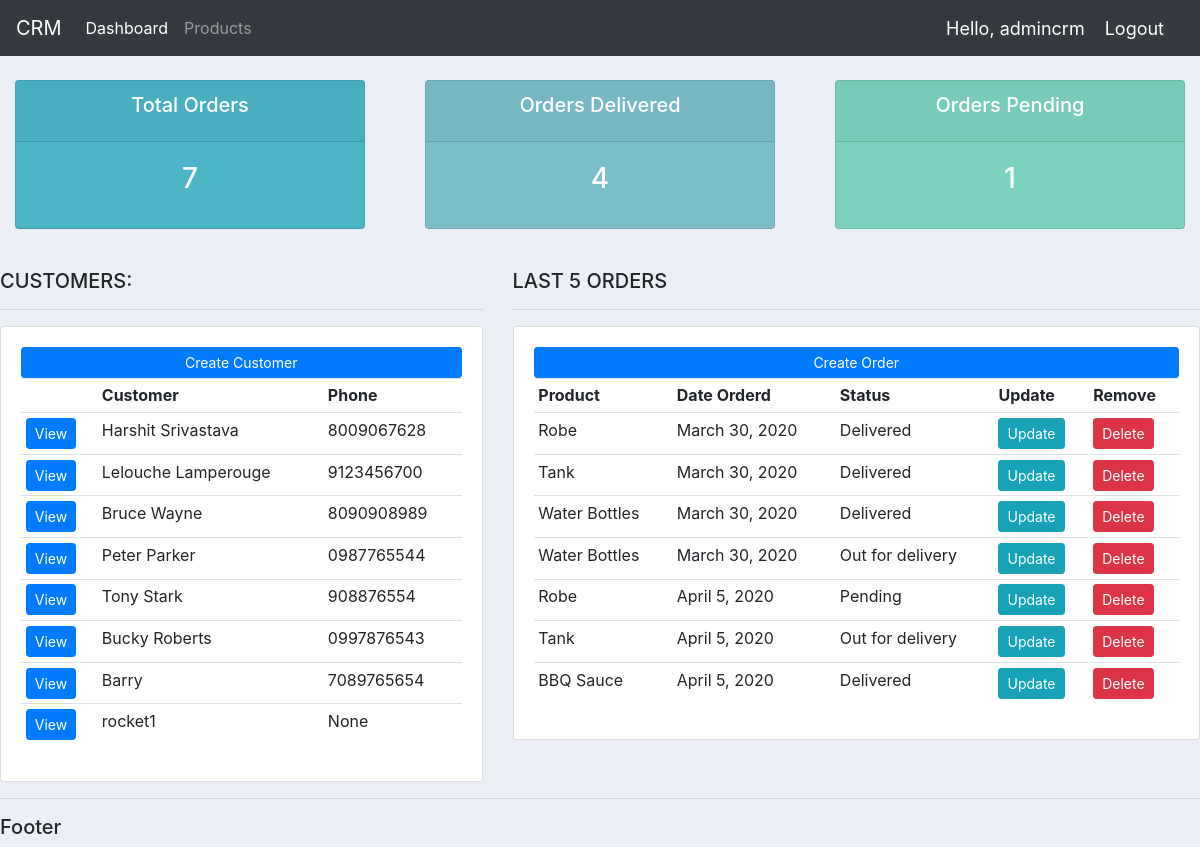
Page / (signed in) on the committed database.
### accounts/models.py (models this page shows, shortened)
class Customer(models.Model):
    user = models.OneToOneField(User, null=True, on_delete=models.CASCADE)
    name = models.CharField(max_length=200, null=True)
    phone = models.CharField(max_length=200, null=True)
    email = models.CharField(max_length=200, null=True)
    profile_pic = models.ImageField(default = "default-profile.png", null=True, blank=True)
    date_created = models.DateField(auto_now_add=True, null=True)

class Order(models.Model):
    customer = models.ForeignKey(Customer, null=True, on_delete=models.SET_NULL)
    product = models.ForeignKey(Product,  null=True, on_delete=models.SET_NULL)
    date_created = models.DateField(auto_now_add=True, null=True)
    STATUS = (
        ('Pending', 'Pending'),
        ('Out for delivery','Out for delivery'),
        ('Delivered','Delivered')
    )
    status = models.CharField(max_length=200, null=True, choices=STATUS)

class Product(models.Model):
    CATEGORY = (
        ('Indoor','Indoor'),
        ('Outdoor', 'Outdoor'),
    )
    name = models.CharField(max_length=200, null=True)
    category = models.CharField(max_length=200, null=True, choices=CATEGORY)
    description = models.CharField(max_length=200, null=True)
    price = models.FloatField(null=True)
    date_created = models.DateField(auto_now_add=True, null=True)
    tags = models.ManyToManyField(Tag)
    def __str__(self):
        return self.name

### accounts/decorators.py (the view)
    def wrapper_func(request, *args, **kwargs):
        group = None
        if request.user.groups.exists():
            group = request.user.groups.all()[0].name
        if group == 'admin':
            return view_func(request, *args, **kwargs)
        elif group =='customer':
            return redirect('user')

### accounts/views.py (called while the page is built)
@login_required(login_url='login')
@admin_only
def home(request):
    orders = Order.objects.all()
    customers = Customer.objects.all()
    total_orders = orders.count()
    orders_del = orders.filter(status="Delivered").count()
    orders_pen = orders.filter(status="Pending").count()
    context = {
        "orders":orders,
        "customers":customers,
        "total_orders":total_orders,
        "orders_del":orders_del,
        "orders_pen":orders_pen,
    }
    return render(request, 'accounts/dashboard.html',context=context)

### accounts/templates/accounts/dashboard.html
{%  extends 'accounts/main.html' %}
{% block content %}
{%  include 'accounts/status.html' %}
<br>
<div class="row">
	<div class="col-md-5">
		<h5>CUSTOMERS:</h5>
		<hr>
		<div class="card card-body">
			<a class="btn btn-primary  btn-sm btn-block" href="">Create Customer</a>
			<table class="table table-sm">
				<tr>
					<th></th>
					<th>Customer</th>
					<th>Phone</th>
				</tr>
				{% for customer in customers %}
				<tr>
					<td><a class="btn btn-primary btn-sm" href="{% url 'cust' customer.id %}">View</a></td>
					<td>{{customer.name}}</td>
					<td>{{customer.phone}}</td>
				</tr>
				{% endfor %}
			</table>
		</div>
	</div>
	<div class="col-md-7">
		<h5>LAST 5 ORDERS</h5>
		<hr>
		<div class="card card-body">
			<a class="btn btn-primary  btn-sm btn-block" href="{% url 'create_order' %}">Create Order</a>
			<table class="table table-sm">
				<tr>
					<th>Product</th>
					<th>Date Orderd</th>
					<th>Status</th>
					<th>Update</th>
					<th>Remove</th>
				</tr>
				{% for order in orders %}
				<tr>
					<td>{{order.product}}</td>
					<td>{{order.date_created}}</td>
					<td>{{order.status}}</td>
					<td><a class ="btn btn-sm btn-info" href="{% url 'update_order' order.id %}">Update</a></td>
					<td><a class ="btn btn-sm btn-danger" href="{% url 'delete_order' order.id %}">Delete</a></td>
				</tr>
				{% endfor %}
			</table>
		</div>
	</div>
</div>
{% endblock %}

### accounts/templates/accounts/main.html (shortened to what this page needs)
<!DOCTYPE html>
<html lang="en">
<head>
    <link rel="stylesheet" href="https://stackpath.bootstrapcdn.com/bootstrap/4.3.1/css/bootstrap.min.css">
</head>
<body>
    {% include 'accounts/navbar.html' %}
    {% block content %}
    {% endblock %}
    <hr>
    <h5 class="footer">Footer</h5>
</body>
</html>

### accounts/templates/accounts/navbar.html (shortened to what this page needs)
{% load static %}
<nav class="navbar navbar-expand-lg navbar-dark bg-dark">
    <a class="navbar-brand" href="{% url 'home' %}">CRM</a>
    <div class="collapse navbar-collapse" id="navbarNav">
      <ul class="navbar-nav">
        {% if request.user.is_staff %}
        <li class="nav-item active">
          <a class="nav-link" href="{% url 'home' %}">Dashboard</a>
        </li>
        <li class="nav-item">
          <a class="nav-link" href="{% url 'prod' %}">Products</a>
        </li>
        {% else %}
        <li class="nav-item">
          <a class="nav-link" href="{% url 'account' %}">Settings</a>
        </li>
        {% endif %}
      </ul>
    </div>
    <span class="hello-msg">Hello, {{request.user}} </span>
    <span ><a class="hello-msg" href="{% url 'logout' %}">Logout</a></span>
  </nav>

### accounts/templates/accounts/status.html
<br>
<div class="row">
	<div class="col">
		<div class="col-md">
			<div class="card text-center text-white  mb-3" id="total-orders">
			  	<div class="card-header">
			  		<h5 class="card-title">Total Orders</h5>
			  	</div>
			  	<div class="card-body">
			    	<h3 class="card-title">{{total_orders}}</h3>
			  	</div>
			</div>
		</div>
	</div>
	<div class="col">
		<div class="col-md">
			<div class="card text-center text-white  mb-3" id="orders-delivered">
			  	<div class="card-header">
			  		<h5 class="card-title">Orders Delivered</h5>
			  	</div>
			  	<div class="card-body">
			    	<h3 class="card-title">{{orders_del}}</h3>
			  	</div>
			</div>
		</div>
	</div>
	<div class="col">
		<div class="col-md">
			<div class="card text-center text-white  mb-3" id="orders-pending">
			  	<div class="card-header">
			  		<h5 class="card-title">Orders Pending</h5>
			  	</div>
			  	<div class="card-body">
			    	<h3 class="card-title">{{orders_pen}}</h3>
			  	</div>
			</div>
		</div>
	</div>
</div>

### accounts/templates/accounts/main.html (style rules this page uses)
body { background-color: #ebeff5; }
#total-orders { background-color: #4cb4c7; }
#orders-delivered { background-color: #7abecc; }
#orders-pending { background-color: #7cd1c0; }

### accounts/templates/accounts/navbar.html (style rules this page uses)
.hello-msg { font-size: 18px; color: #FFF; margin-right: 20px; }

### rows in the picture
Customer: name "Harshit Srivastava", phone "8009067628"
Customer: name "Lelouche Lamperouge", phone "9123456700"
Customer: name "Bruce Wayne", phone "8090908989"
Customer: name "Peter Parker", phone "0987765544"
Customer: name "Tony Stark", phone "908876554"
Customer: name "Bucky Roberts", phone "0997876543"
Customer: name "Barry", phone "7089765654"
Customer: name "rocket1", phone "None"
Order: product "Robe", date_created "March 30, 2020", status "Delivered"
Order: product "Tank", date_created "March 30, 2020", status "Delivered"
Order: product "Water Bottles", date_created "March 30, 2020", status "Delivered"
Order: product "Water Bottles", date_created "March 30, 2020", status "Out for delivery"
Order: product "Robe", date_created "April 5, 2020", status "Pending"
Order: product "Tank", date_created "April 5, 2020", status "Out for delivery"
Order: product "BBQ Sauce", date_created "April 5, 2020", status "Delivered"

### other values in the picture
{{ request.user }} "admincrm"
{{ total_orders }} "7"
{{ orders_del }} "4"
{{ orders_pen }} "1"
